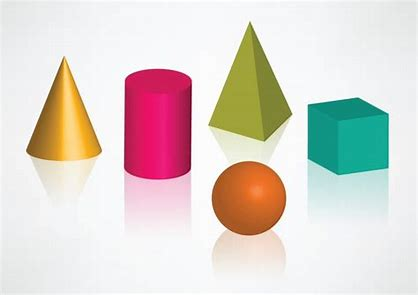
#> input picture opencv/resources/geometry.jpg, 418 x 295 px
$ python hough_transform_circle.py
#> lines starting #> are read from the running program, lines starting #| are printed output that depends on the picture; after the words box and inside, x2 and y2 are one past the last pixel; in counts of white or black regions, pixels touching at a corner belong together
import cv2 as cv
import numpy as np

img = cv.imread('resources/geometry.jpg')
#> img is the input picture: shape (295, 418, 3); mean B, G, R 207.7, 213.8, 222.8
output = np.copy(img)
gray = cv.cvtColor(img,cv.COLOR_BGR2GRAY)
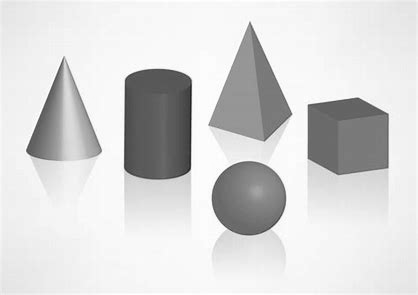
#> gray: shape (295, 418); min 31, max 255, mean 215.8
blur = cv.medianBlur(gray,5)
circles = cv.HoughCircles(blur,cv.HOUGH_GRADIENT,1,20,param1=50,param2=30,minRadius=0,maxRadius=0)
#> circles = [[248.5, 198.5, 36.9], [155.5, 123.5, 56.1], [155.5, 103.5, 35.3]]
detected_circles = np.uint16(np.around(circles))
#> detected_circles = [[248, 198, 37], [156, 124, 56], [156, 104, 35]]

for (x,y,r) in detected_circles[0,:]:
    cv.circle(output,(x,y),r,(0,255,0),3)
    cv.circle(output,(x,y),2,(0,255,255),3)
#> this loop made 3 passes
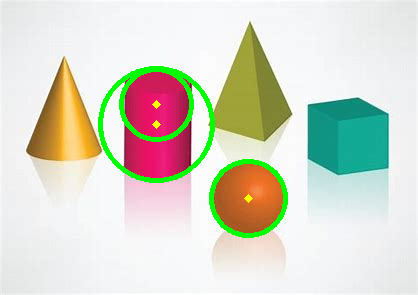
#> output: shape (295, 418, 3); 3.21% of pixels changed, all inside (x1, y1, x2, y2) = (98, 66, 288, 238)

cv.imshow('Image',output)
cv.waitKey(0)
cv.destroyAllWindows()

$ run again, with opencv/resources/apple.jpg copied over opencv/resources/geometry.jpg
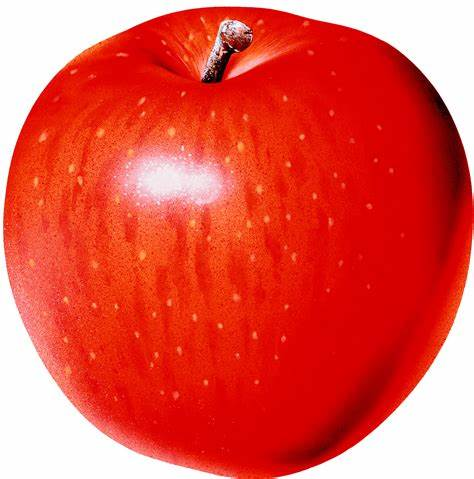
#> input picture opencv/resources/apple.jpg, 474 x 479 px
#> img is the input picture: shape (479, 474, 3); mean B, G, R 72.3, 83.8, 229
#> `gray = cv.cvtColor(img,cv.COLOR_BGR2GRAY)`:
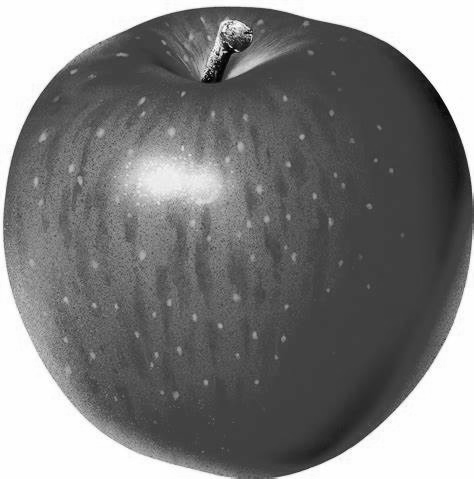
#> gray: shape (479, 474); min 1, max 255, mean 125.9
#> circles = 210 rows, first 8: [273.5, 205.5, 198.7], [236.5, 269.5, 211.8], [248.5, 297.5, 180.9], [197.5, 305.5, 158.9], [308.5, 174.5, 153.2], [295.5, 193.5, 174.5], [252.5, 318.5, 160], [184.5, 326.5, 134]
#> detected_circles = 210 rows, first 8: [274, 206, 199], [236, 270, 212], [248, 298, 181], [198, 306, 159], [308, 174, 153], [296, 194, 174], [252, 318, 160], [184, 326, 134]
#> the loop `for (x,y,r) in detected_circles[0,:]:` made 210 passes
#> after the loop `for (x,y,r) in detected_circles[0,:]:`:
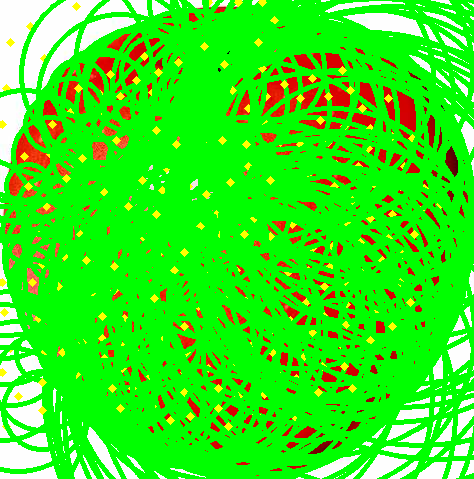
#> output: shape (479, 474, 3); mean B, G, R 26.1, 234, 50.1
